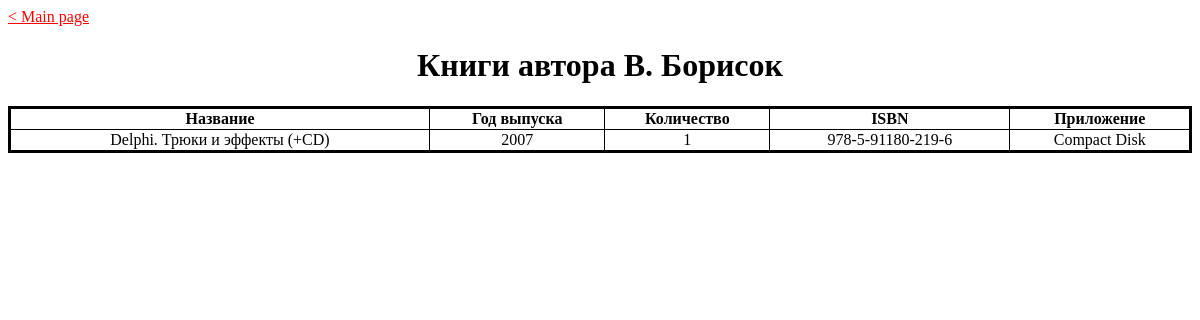
Screenshot of /books-by-author.php?auth_id=4 with the database file from the repository.
### tables this page shows
CREATE TABLE `authors` (
  `id` int(11) NOT NULL,
  `name` text NOT NULL
);

CREATE TABLE `literature` (
  `id_book` int(11) NOT NULL,
  `name` text NOT NULL,
  `publication_date` date NOT NULL,
  `publisher` text NOT NULL,
  `quantity` int(11) NOT NULL,
  `ISBN` varchar(20) NOT NULL,
  `journal number` int(11) DEFAULT NULL,
  `type` enum('Book','Journal','Newspaper','') NOT NULL,
  `fid_resourse` int(11) DEFAULT NULL
);

CREATE TABLE `resourse` (
  `id` int(11) NOT NULL,
  `title` text NOT NULL
);

### books-by-author.php (the view, shortened to what this page needs)
<?php
	require 'conn.php';
	$stm = "SELECT name FROM authors WHERE id=?;";
	$pdo_stm = $pdo->prepare($stm);
	$pdo_stm->execute(
		array( $_GET['auth_id'] )
	);
	$title = "Книги автора " . $pdo_stm->fetch()['name'];
?>
<!DOCTYPE html>
<html lang="ru">
<head>
	<link rel="stylesheet" href="style.css">
</head>
<body>
	<h1>
		<?php echo $title;	?>
	</h1>
	<table border="1">
		<thead>
			<th>Название</th>
			<th>Год выпуска</th>
			<th>Количество</th>
			<th>ISBN</th>
			<th>Приложение</th>
		</thead>
		<tbody>
			<?php
				$stm = "
SELECT l.name, DATE_FORMAT(l.publication_date, '%Y'), l.quantity, l.ISBN, r.title
	FROM book_authors ba
	INNER JOIN literature l ON l.id_book=ba.fid_book
    LEFT JOIN resourse r ON r.id=l.fid_resourse
    WHERE ba.fid_authors=? AND l.type LIKE 'Book';";
    			$pdo_stm = $pdo->prepare($stm);
    			$pdo_stm->setFetchMode(PDO::FETCH_NUM);
    			$pdo_stm->execute(
    				array($_GET['auth_id'])
    			);
    			foreach ($pdo_stm as $row) {
    				echo "<tr>";
    				foreach ($row as $value) {
    					echo "<td>"
    						. $value
    						. "</td>";
    				}
    				echo "</tr>";
    			}
    		?>
		</tbody>
	</table>
</body>

### style.css (style rules this page uses)
body { text-align: center; }
table { width: 100%; border-collapse: collapse; border: 3px solid black; }
.main-page-link { display: block; text-align: start; color: red; }

### rows the page displays
authors: name "Книги автора В. Борисок"
literature: name "Delphi. Трюки и эффекты (+CD)", value "2007", quantity "1", ISBN "978-5-91180-219-6", fid_resourse.title "Compact Disk"

### other values shown
file_get_contents("main-page-link.htm") "< Main page"
